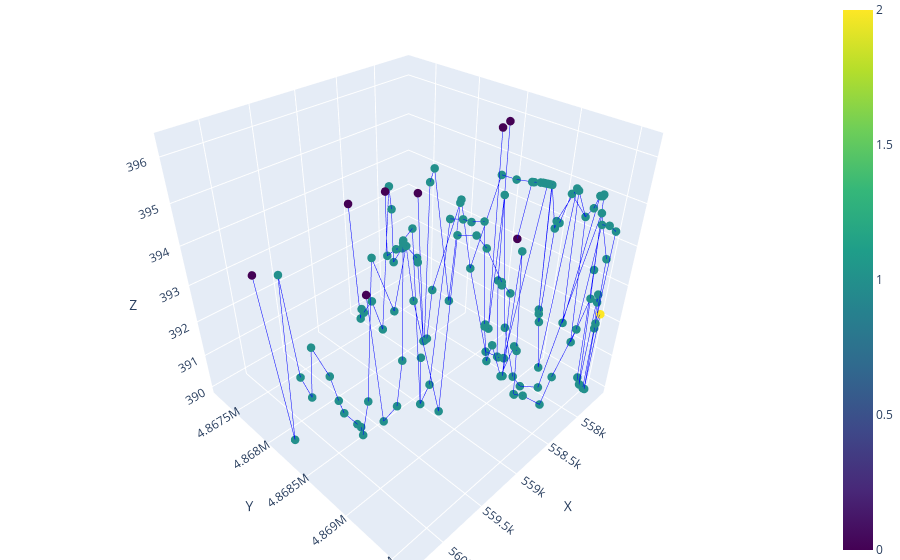

Notebook source saved alongside this figure:
### Code cell
plot_3D_network(nodes, edges, node_color = 'type')

### Figure 1 — Plotly figure (JSON) as saved in the notebook; plotly's stock layout.template omitted (floating-point values rounded to 4 significant figures; data arrays with more than 128 entries replaced by an {"elided": "..."} marker saying what was removed)
{"data": [{"line": {"color": "blue", "width": 1}, "mode": "lines", "showlegend": false, "type": "scatter3d", "x": [558515, 558600.0], "y": [4867230, 4867000.0], "z": [393.4, 390.1]}, {"line": {"color": "blue", "width": 1}, "mode": "lines", "showlegend": false, "type": "scatter3d", "x": [557900.0, 557900.0], "y": [4869000.0, 4869000.0], "z": [390, 390]}, {"line": {"color": "blue", "width": 1}, "mode": "lines", "showlegend": false, "type": "scatter3d", "x": [557900.0, 557900.0], "y": [4869000.0, 4869000.0], "z": [390, 390]}, {"line": {"color": "blue", "width": 1}, "mode": "lines", "showlegend": false, "type": "scatter3d", "x": [557900.0, 557900.0], "y": [4869000.0, 4869000.0], "z": [390, 390]}, {"line": {"color": "blue", "width": 1}, "mode": "lines", "showlegend": false, "type": "scatter3d", "x": [557800.0, 557800.0], "y": [4869000.0, 4869000.0], "z": [394.0, 395]}, {"line": {"color": "blue", "width": 1}, "mode": "lines", "showlegend": false, "type": "scatter3d", "x": [557800.0, 557800.0], "y": [4869000.0, 4869000.0], "z": [394.0, 394.2]}, {"line": {"color": "blue", "width": 1}, "mode": "lines", "showlegend": false, "type": "scatter3d", "x": [557800.0, 557800.0], "y": [4869000.0, 4869000.0], "z": [394.0, 391.4]}, {"line": {"color": "blue", "width": 1}, "mode": "lines", "showlegend": false, "type": "scatter3d", "x": [557800.0, 557700.0], "y": [4869000.0, 4869000.0], "z": [394.2, 395]}, {"line": {"color": "blue", "width": 1}, "mode": "lines", "showlegend": false, "type": "scatter3d", "x": [557800.0, 557800.0], "y": [4869000.0, 4869000.0], "z": [394.2, 394.2]}, {"line": {"color": "blue", "width": 1}, "mode": "lines", "showlegend": false, "type": "scatter3d", "x": [558300.0, 558300.0], "y": [4869000.0, 4869000.0], "z": [390.3, 390.2]}, {"line": {"color": "blue", "width": 1}, "mode": "lines", "showlegend": false, "type": "scatter3d", "x": [558300.0, 558200.0], "y": [4869000.0, 4869000.0], "z": [390.3, 390.1]}, {"line": {"color": "blue", "width": 1}, "mode": "lines", "showlegend": false, "type": "scatter3d", "x": [557900.0, 557900.0], "y": [4869000.0, 4869000.0], "z": [390, 390]}, {"line": {"color": "blue", "width": 1}, "mode": "lines", "showlegend": false, "type": "scatter3d", "x": [557900.0, 557800.0], "y": [4869000.0, 4869000.0], "z": [390, 395]}, {"line": {"color": "blue", "width": 1}, "mode": "lines", "showlegend": false, "type": "scatter3d", "x": [557700.0, 557700.0], "y": [4869000.0, 4869000.0], "z": [395, 395.0]}, {"line": {"color": "blue", "width": 1}, "mode": "lines", "showlegend": false, "type": "scatter3d", "x": [557700.0, 557761], "y": [4869000.0, 4869086], "z": [395, 390]}, {"line": {"color": "blue", "width": 1}, "mode": "lines", "showlegend": false, "type": "scatter3d", "x": [558600.0, 558600.0], "y": [4867000.0, 4867000.0], "z": [390.1, 390.6]}, {"line": {"color": "blue", "width": 1}, "mode": "lines", "showlegend": false, "type": "scatter3d", "x": [557800.0, 557700.0], "y": [4869000.0, 4869000.0], "z": [394.2, 394.9]}, {"line": {"color": "blue", "width": 1}, "mode": "lines", "showlegend": false, "type": "scatter3d", "x": [558200.0, 558100.0], "y": [4869000.0, 4869000.0], "z": [390.1, 390.8]}, {"line": {"color": "blue", "width": 1}, "mode": "lines", "showlegend": false, "type": "scatter3d", "x": [557700.0, 557700.0], "y": [4869000.0, 4869000.0], "z": [395.0, 394.4]}, {"line": {"color": "blue", "width": 1}, "mode": "lines", "showlegend": false, "type": "scatter3d", "x": [557700.0, 557700.0], "y": [4869000.0, 4869000.0], "z": [395.0, 391.5]}, {"line": {"color": "blue", "width": 1}, "mode": "lines", "showlegend": false, "type": "scatter3d", "x": [559200.0, 559400.0], "y": [4869000.0, 4869000.0], "z": [390.7, 393.7]}, {"line": {"color": "blue", "width": 1}, "mode": "lines", "showlegend": false, "type": "scatter3d", "x": [559200.0, 559051], "y": [4869000.0, 4868966], "z": [390.7, 395]}, {"line": {"color": "blue", "width": 1}, "mode": "lines", "showlegend": false, "type": "scatter3d", "x": [557700.0, 557700.0], "y": [4869000.0, 4869000.0], "z": [394.9, 394.4]}, {"line": {"color": "blue", "width": 1}, "mode": "lines", "showlegend": false, "type": "scatter3d", "x": [558600.0, 558600.0], "y": [4867000.0, 4868000.0], "z": [390.6, 390.5]}, {"line": {"color": "blue", "width": 1}, "mode": "lines", "showlegend": false, "type": "scatter3d", "x": [557700.0, 557700.0], "y": [4869000.0, 4869000.0], "z": [394.4, 391.1]}, {"line": {"color": "blue", "width": 1}, "mode": "lines", "showlegend": false, "type": "scatter3d", "x": [557700.0, 557700.0], "y": [4869000.0, 4869000.0], "z": [394.4, 394.7]}, {"line": {"color": "blue", "width": 1}, "mode": "lines", "showlegend": false, "type": "scatter3d", "x": [558100.0, 558000.0], "y": [4869000.0, 4870000.0], "z": [390.8, 392.2]}, {"line": {"color": "blue", "width": 1}, "mode": "lines", "showlegend": false, "type": "scatter3d", "x": [558600.0, 558600.0], "y": [4868000.0, 4868000.0], "z": [390.5, 391.0]}, {"line": {"color": "blue", "width": 1}, "mode": "lines", "showlegend": false, "type": "scatter3d", "x": [557800.0, 557800.0], "y": [4869000.0, 4869000.0], "z": [391.8, 395]}, {"line": {"color": "blue", "width": 1}, "mode": "lines", "showlegend": false, "type": "scatter3d", "x": [557800.0, 557800.0], "y": [4869000.0, 4869000.0], "z": [391.8, 391.6]}, {"line": {"color": "blue", "width": 1}, "mode": "lines", "showlegend": false, "type": "scatter3d", "x": [557800.0, 557800.0], "y": [4869000.0, 4869000.0], "z": [391.8, 395]}, {"line": {"color": "blue", "width": 1}, "mode": "lines", "showlegend": false, "type": "scatter3d", "x": [557800.0, 557800.0], "y": [4869000.0, 4869000.0], "z": [391.6, 391.4]}, {"line": {"color": "blue", "width": 1}, "mode": "lines", "showlegend": false, "type": "scatter3d", "x": [557800.0, 557761], "y": [4869000.0, 4869086], "z": [391.4, 390]}, {"line": {"color": "blue", "width": 1}, "mode": "lines", "showlegend": false, "type": "scatter3d", "x": [557700.0, 557600.0], "y": [4869000.0, 4869000.0], "z": [391.1, 392.4]}, {"line": {"color": "blue", "width": 1}, "mode": "lines", "showlegend": false, "type": "scatter3d", "x": [559051, 558946], "y": [4868966, 4869061], "z": [395, 395]}, {"line": {"color": "blue", "width": 1}, "mode": "lines", "showlegend": false, "type": "scatter3d", "x": [558600.0, 558500.0], "y": [4868000.0, 4868000.0], "z": [391.0, 390]}, {"line": {"color": "blue", "width": 1}, "mode": "lines", "showlegend": false, "type": "scatter3d", "x": [558000.0, 557900.0], "y": [4870000.0, 4870000.0], "z": [392.2, 394.8]}, {"line": {"color": "blue", "width": 1}, "mode": "lines", "showlegend": false, "type": "scatter3d", "x": [557700.0, 557600.0], "y": [4869000.0, 4869000.0], "z": [394.7, 395.0]}, {"line": {"color": "blue", "width": 1}, "mode": "lines", "showlegend": false, "type": "scatter3d", "x": [557600.0, 557700.0], "y": [4869000.0, 4869000.0], "z": [392.4, 390]}, {"line": {"color": "blue", "width": 1}, "mode": "lines", "showlegend": false, "type": "scatter3d", "x": [557600.0, 557600.0], "y": [4869000.0, 4869000.0], "z": [392.4, 395]}, {"line": {"color": "blue", "width": 1}, "mode": "lines", "showlegend": false, "type": "scatter3d", "x": [557900.0, 557900.0], "y": [4870000.0, 4870000.0], "z": [394.8, 394.8]}, {"line": {"color": "blue", "width": 1}, "mode": "lines", "showlegend": false, "type": "scatter3d", "x": [557600.0, 557600.0], "y": [4869000.0, 4869000.0], "z": [393.1, 395]}, {"line": {"color": "blue", "width": 1}, "mode": "lines", "showlegend": false, "type": "scatter3d", "x": [557600.0, 557596], "y": [4869000.0, 4869421], "z": [393.1, 390]}, {"line": {"color": "blue", "width": 1}, "mode": "lines", "showlegend": false, "type": "scatter3d", "x": [558500.0, 558400.0], "y": [4868000.0, 4868000.0], "z": [390, 394.3]}, {"line": {"color": "blue", "width": 1}, "mode": "lines", "showlegend": false, "type": "scatter3d", "x": [558946, 558800.0], "y": [4869061, 4869000.0], "z": [395, 394.6]}, {"line": {"color": "blue", "width": 1}, "mode": "lines", "showlegend": false, "type": "scatter3d", "x": [557700.0, 557671], "y": [4869000.0, 4869486], "z": [390, 390]}, {"line": {"color": "blue", "width": 1}, "mode": "lines", "showlegend": false, "type": "scatter3d", "x": [557700.0, 557700.0], "y": [4869000.0, 4869000.0], "z": [390, 392.7]}, {"line": {"color": "blue", "width": 1}, "mode": "lines", "showlegend": false, "type": "scatter3d", "x": [557671, 557700.0], "y": [4869486, 4870000.0], "z": [390, 390]}, {"line": {"color": "blue", "width": 1}, "mode": "lines", "showlegend": false, "type": "scatter3d", "x": [557671, 557596], "y": [4869486, 4869421], "z": [390, 390]}, {"line": {"color": "blue", "width": 1}, "mode": "lines", "showlegend": false, "type": "scatter3d", "x": [557700.0, 557600.0], "y": [4869000.0, 4869000.0], "z": [391.5, 395.0]}, {"line": {"color": "blue", "width": 1}, "mode": "lines", "showlegend": false, "type": "scatter3d", "x": [557900.0, 557800.0], "y": [4870000.0, 4870000.0], "z": [394.8, 394.6]}, {"line": {"color": "blue", "width": 1}, "mode": "lines", "showlegend": false, "type": "scatter3d", "x": [557700.0, 557700.0], "y": [4870000.0, 4870000.0], "z": [390, 390]}, {"line": {"color": "blue", "width": 1}, "mode": "lines", "showlegend": false, "type": "scatter3d", "x": [557700.0, 557700.0], "y": [4870000.0, 4870000.0], "z": [390, 391.8]}, {"line": {"color": "blue", "width": 1}, "mode": "lines", "showlegend": false, "type": "scatter3d", "x": [557700.0, 557689], "y": [4870000.0, 4869553], "z": [390, 392.3]}, {"line": {"color": "blue", "width": 1}, "mode": "lines", "showlegend": false, "type": "scatter3d", "x": [557700.0, 557700.0], "y": [4870000.0, 4870000.0], "z": [390, 393.7]}, {"line": {"color": "blue", "width": 1}, "mode": "lines", "showlegend": false, "type": "scatter3d", "x": [557689, 557800.0], "y": [4869553, 4870000.0], "z": [392.3, 392.1]}, {"line": {"color": "blue", "width": 1}, "mode": "lines", "showlegend": false, "type": "scatter3d", "x": [559567, 559500.0], "y": [4868494, 4869000.0], "z": [393.6, 390.1]}, {"line": {"color": "blue", "width": 1}, "mode": "lines", "showlegend": false, "type": "scatter3d", "x": [558400.0, 558400.0], "y": [4868000.0, 4868000.0], "z": [394.3, 393.7]}, {"line": {"color": "blue", "width": 1}, "mode": "lines", "showlegend": false, "type": "scatter3d", "x": [558800.0, 558700.0], "y": [4869000.0, 4869000.0], "z": [394.6, 393.8]}, {"line": {"color": "blue", "width": 1}, "mode": "lines", "showlegend": false, "type": "scatter3d", "x": [558400.0, 558500.0], "y": [4868000.0, 4868000.0], "z": [393.7, 392.3]}, {"line": {"color": "blue", "width": 1}, "mode": "lines", "showlegend": false, "type": "scatter3d", "x": [557800.0, 557800.0], "y": [4870000.0, 4870000.0], "z": [394.6, 392.1]}, {"line": {"color": "blue", "width": 1}, "mode": "lines", "showlegend": false, "type": "scatter3d", "x": [557600.0, 557600.0], "y": [4869000.0, 4869000.0], "z": [395.0, 395.0]}, {"line": {"color": "blue", "width": 1}, "mode": "lines", "showlegend": false, "type": "scatter3d", "x": [557600.0, 557600.0], "y": [4869000.0, 4869000.0], "z": [395.0, 395.0]}, {"line": {"color": "blue", "width": 1}, "mode": "lines", "showlegend": false, "type": "scatter3d", "x": [558500.0, 558400.0], "y": [4868000.0, 4868000.0], "z": [392.3, 392.8]}, {"line": {"color": "blue", "width": 1}, "mode": "lines", "showlegend": false, "type": "scatter3d", "x": [557600.0, 557600.0], "y": [4869000.0, 4869000.0], "z": [395.0, 395.0]}, {"line": {"color": "blue", "width": 1}, "mode": "lines", "showlegend": false, "type": "scatter3d", "x": [557600.0, 557600.0], "y": [4869000.0, 4869000.0], "z": [395.0, 395]}, {"line": {"color": "blue", "width": 1}, "mode": "lines", "showlegend": false, "type": "scatter3d", "x": [559500.0, 559400.0], "y": [4869000.0, 4869000.0], "z": [390.1, 390.6]}, {"line": {"color": "blue", "width": 1}, "mode": "lines", "showlegend": false, "type": "scatter3d", "x": [560322, 560236], "y": [4868051, 4868186], "z": [394.3, 390]}, {"line": {"color": "blue", "width": 1}, "mode": "lines", "showlegend": false, "type": "scatter3d", "x": [558400.0, 558400.0], "y": [4868000.0, 4868000.0], "z": [392.8, 392.9]}, {"line": {"color": "blue", "width": 1}, "mode": "lines", "showlegend": false, "type": "scatter3d", "x": [558400.0, 558500.0], "y": [4868000.0, 4868000.0], "z": [392.8, 392.7]}, {"line": {"color": "blue", "width": 1}, "mode": "lines", "showlegend": false, "type": "scatter3d", "x": [558700.0, 558700.0], "y": [4869000.0, 4869000.0], "z": [393.8, 393.7]}, {"line": {"color": "blue", "width": 1}, "mode": "lines", "showlegend": false, "type": "scatter3d", "x": [558700.0, 558600.0], "y": [4869000.0, 4869000.0], "z": [393.8, 393.4]}, {"line": {"color": "blue", "width": 1}, "mode": "lines", "showlegend": false, "type": "scatter3d", "x": [558400.0, 558400.0], "y": [4868000.0, 4868000.0], "z": [392.9, 392.6]}, {"line": {"color": "blue", "width": 1}, "mode": "lines", "showlegend": false, "type": "scatter3d", "x": [557700.0, 557700.0], "y": [4869000.0, 4870000.0], "z": [392.7, 392.5]}, {"line": {"color": "blue", "width": 1}, "mode": "lines", "showlegend": false, "type": "scatter3d", "x": [559400.0, 559300.0], "y": [4869000.0, 4869000.0], "z": [390.6, 391.9]}, {"line": {"color": "blue", "width": 1}, "mode": "lines", "showlegend": false, "type": "scatter3d", "x": [557700.0, 557700.0], "y": [4870000.0, 4870000.0], "z": [392.5, 391.8]}, {"line": {"color": "blue", "width": 1}, "mode": "lines", "showlegend": false, "type": "scatter3d", "x": [558600.0, 558500.0], "y": [4869000.0, 4869000.0], "z": [393.4, 391.0]}, {"line": {"color": "blue", "width": 1}, "mode": "lines", "showlegend": false, "type": "scatter3d", "x": [558011, 558000.0], "y": [4868669, 4869000.0], "z": [396.3, 392.4]}, {"line": {"color": "blue", "width": 1}, "mode": "lines", "showlegend": false, "type": "scatter3d", "x": [559300.0, 559300.0], "y": [4869000.0, 4869000.0], "z": [391.9, 394.9]}, {"line": {"color": "blue", "width": 1}, "mode": "lines", "showlegend": false, "type": "scatter3d", "x": [559300.0, 559200.0], "y": [4869000.0, 4869000.0], "z": [394.9, 395]}, {"line": {"color": "blue", "width": 1}, "mode": "lines", "showlegend": false, "type": "scatter3d", "x": [558000.0, 557900.0], "y": [4869000.0, 4869000.0], "z": [392.4, 390]}, {"line": {"color": "blue", "width": 1}, "mode": "lines", "showlegend": false, "type": "scatter3d", "x": [560236, 560200.0], "y": [4868186, 4868000.0], "z": [390, 394.4]}, {"line": {"color": "blue", "width": 1}, "mode": "lines", "showlegend": false, "type": "scatter3d", "x": [558400.0, 558400.0], "y": [4868000.0, 4868000.0], "z": [392.6, 392.5]}, {"line": {"color": "blue", "width": 1}, "mode": "lines", "showlegend": false, "type": "scatter3d", "x": [558500.0, 558400.0], "y": [4869000.0, 4869000.0], "z": [391.0, 394.2]}, {"line": {"color": "blue", "width": 1}, "mode": "lines", "showlegend": false, "type": "scatter3d", "x": [558400.0, 558300.0], "y": [4868000.0, 4868000.0], "z": [392.5, 390]}, {"line": {"color": "blue", "width": 1}, "mode": "lines", "showlegend": false, "type": "scatter3d", "x": [560200.0, 560100.0], "y": [4868000.0, 4868000.0], "z": [394.4, 391.8]}, {"line": {"color": "blue", "width": 1}, "mode": "lines", "showlegend": false, "type": "scatter3d", "x": [558126, 558200.0], "y": [4868680, 4869000.0], "z": [396.2, 391.2]}, {"line": {"color": "blue", "width": 1}, "mode": "lines", "showlegend": false, "type": "scatter3d", "x": [559200.0, 559100.0], "y": [4869000.0, 4869000.0], "z": [395, 390.3]}, {"line": {"color": "blue", "width": 1}, "mode": "lines", "showlegend": false, "type": "scatter3d", "x": [558300.0, 558300.0], "y": [4868000.0, 4868000.0], "z": [390, 390.0]}, {"line": {"color": "blue", "width": 1}, "mode": "lines", "showlegend": false, "type": "scatter3d", "x": [558300.0, 558345], "y": [4868000.0, 4867990], "z": [390, 394.3]}, {"line": {"color": "blue", "width": 1}, "mode": "lines", "showlegend": false, "type": "scatter3d", "x": [558300.0, 558300.0], "y": [4868000.0, 4868000.0], "z": [390.0, 390.1]}, {"line": {"color": "blue", "width": 1}, "mode": "lines", "showlegend": false, "type": "scatter3d", "x": [558300.0, 558300.0], "y": [4868000.0, 4868000.0], "z": [390.0, 394.6]}, {"line": {"color": "blue", "width": 1}, "mode": "lines", "showlegend": false, "type": "scatter3d", "x": [558400.0, 558400.0], "y": [4869000.0, 4869000.0], "z": [394.2, 391.5]}, {"line": {"color": "blue", "width": 1}, "mode": "lines", "showlegend": false, "type": "scatter3d", "x": [558200.0, 558200.0], "y": [4869000.0, 4869000.0], "z": [391.2, 394.9]}, {"line": {"color": "blue", "width": 1}, "mode": "lines", "showlegend": false, "type": "scatter3d", "x": [558300.0, 558300.0], "y": [4868000.0, 4868000.0], "z": [390.1, 391.7]}, {"line": {"color": "blue", "width": 1}, "mode": "lines", "showlegend": false, "type": "scatter3d", "x": [560100.0, 560100.0], "y": [4868000.0, 4868000.0], "z": [391.8, 391.2]}, {"line": {"color": "blue", "width": 1}, "mode": "lines", "showlegend": false, "type": "scatter3d", "x": [558522, 558500.0], "y": [4867747, 4868000.0], "z": [394.2, 392.5]}, {"line": {"color": "blue", "width": 1}, "mode": "lines", "showlegend": false, "type": "scatter3d", "x": [558300.0, 558200.0], "y": [4868000.0, 4868000.0], "z": [391.7, 394.2]}, {"line": {"color": "blue", "width": 1}, "mode": "lines", "showlegend": false, "type": "scatter3d", "x": [558200.0, 558100.0], "y": [4869000.0, 4869000.0], "z": [394.9, 391.5]}, {"line": {"color": "blue", "width": 1}, "mode": "lines", "showlegend": false, "type": "scatter3d", "x": [559100.0, 559100.0], "y": [4869000.0, 4869000.0], "z": [390.3, 391.7]}, {"line": {"color": "blue", "width": 1}, "mode": "lines", "showlegend": false, "type": "scatter3d", "x": [559100.0, 559000.0], "y": [4869000.0, 4869000.0], "z": [390.3, 390.8]}, {"line": {"color": "blue", "width": 1}, "mode": "lines", "showlegend": false, "type": "scatter3d", "x": [560100.0, 560000.0], "y": [4868000.0, 4868000.0], "z": [391.2, 392.5]}, {"line": {"color": "blue", "width": 1}, "mode": "lines", "showlegend": false, "type": "scatter3d", "x": [558500.0, 558500.0], "y": [4868000.0, 4868000.0], "z": [392.5, 392.7]}, {"line": {"color": "blue", "width": 1}, "mode": "lines", "showlegend": false, "type": "scatter3d", "x": [560000.0, 559900.0], "y": [4868000.0, 4868000.0], "z": [392.5, 391.7]}, {"line": {"color": "blue", "width": 1}, "mode": "lines", "showlegend": false, "type": "scatter3d", "x": [559000.0, 558901], "y": [4869000.0, 4868781], "z": [390.8, 395]}, {"line": {"color": "blue", "width": 1}, "mode": "lines", "showlegend": false, "type": "scatter3d", "x": [558100.0, 558100.0], "y": [4869000.0, 4869000.0], "z": [391.5, 390.2]}, {"line": {"color": "blue", "width": 1}, "mode": "lines", "showlegend": false, "type": "scatter3d", "x": [559900.0, 559800.0], "y": [4868000.0, 4868000.0], "z": [391.7, 390.8]}, {"line": {"color": "blue", "width": 1}, "mode": "lines", "showlegend": false, "type": "scatter3d", "x": [558901, 558800.0], "y": [4868781, 4869000.0], "z": [395, 395]}, {"line": {"color": "blue", "width": 1}, "mode": "lines", "showlegend": false, "type": "scatter3d", "x": [558200.0, 558100.0], "y": [4868000.0, 4868000.0], "z": [394.2, 394.3]}, {"line": {"color": "blue", "width": 1}, "mode": "lines", "showlegend": false, "type": "scatter3d", "x": [558200.0, 558200.0], "y": [4868000.0, 4868000.0], "z": [394.2, 391.4]}, {"line": {"color": "blue", "width": 1}, "mode": "lines", "showlegend": false, "type": "scatter3d", "x": [558100.0, 558131], "y": [4869000.0, 4869116], "z": [390.2, 390]}, {"line": {"color": "blue", "width": 1}, "mode": "lines", "showlegend": false, "type": "scatter3d", "x": [558100.0, 558100.0], "y": [4868000.0, 4868000.0], "z": [394.3, 392.5]}, {"line": {"color": "blue", "width": 1}, "mode": "lines", "showlegend": false, "type": "scatter3d", "x": [559800.0, 559800.0], "y": [4868000.0, 4868000.0], "z": [390.8, 390.4]}, {"line": {"color": "blue", "width": 1}, "mode": "lines", "showlegend": false, "type": "scatter3d", "x": [558300.0, 558301], "y": [4868000.0, 4868141], "z": [394.6, 395]}, {"line": {"color": "blue", "width": 1}, "mode": "lines", "showlegend": false, "type": "scatter3d", "x": [558131, 558000.0], "y": [4869116, 4869000.0], "z": [390, 390]}, {"line": {"color": "blue", "width": 1}, "mode": "lines", "showlegend": false, "type": "scatter3d", "x": [559800.0, 559700.0], "y": [4868000.0, 4868000.0], "z": [390.4, 390.1]}, {"line": {"color": "blue", "width": 1}, "mode": "lines", "showlegend": false, "type": "scatter3d", "x": [558301, 558200.0], "y": [4868141, 4868000.0], "z": [395, 391.4]}, {"line": {"color": "blue", "width": 1}, "mode": "lines", "showlegend": false, "type": "scatter3d", "x": [558800.0, 558800.0], "y": [4869000.0, 4869000.0], "z": [395, 395.0]}, {"line": {"color": "blue", "width": 1}, "mode": "lines", "showlegend": false, "type": "scatter3d", "x": [558100.0, 558000.0], "y": [4868000.0, 4869000.0], "z": [392.5, 395]}, {"line": {"color": "blue", "width": 1}, "mode": "lines", "showlegend": false, "type": "scatter3d", "x": [558100.0, 558000.0], "y": [4868000.0, 4869000.0], "z": [392.5, 390]}, {"line": {"color": "blue", "width": 1}, "mode": "lines", "showlegend": false, "type": "scatter3d", "x": [558800.0, 558700.0], "y": [4869000.0, 4869000.0], "z": [395.0, 395.0]}, {"line": {"color": "blue", "width": 1}, "mode": "lines", "showlegend": false, "type": "scatter3d", "x": [559700.0, 559700.0], "y": [4868000.0, 4868000.0], "z": [390.1, 390.1]}, {"line": {"color": "blue", "width": 1}, "mode": "lines", "showlegend": false, "type": "scatter3d", "x": [559700.0, 559736], "y": [4868000.0, 4868546], "z": [390.1, 390]}, {"line": {"color": "blue", "width": 1}, "mode": "lines", "showlegend": false, "type": "scatter3d", "x": [558000.0, 557700.0], "y": [4869000.0, 4869000.0], "z": [390, 394.7]}, {"line": {"color": "blue", "width": 1}, "mode": "lines", "showlegend": false, "type": "scatter3d", "x": [558700.0, 558700.0], "y": [4869000.0, 4869000.0], "z": [395.0, 392.5]}, {"line": {"color": "blue", "width": 1}, "mode": "lines", "showlegend": false, "type": "scatter3d", "x": [559736, 559700.0], "y": [4868546, 4869000.0], "z": [390, 391.1]}, {"line": {"color": "blue", "width": 1}, "mode": "lines", "showlegend": false, "type": "scatter3d", "x": [558700.0, 558700.0], "y": [4869000.0, 4869000.0], "z": [392.5, 392.5]}, {"line": {"color": "blue", "width": 1}, "mode": "lines", "showlegend": false, "type": "scatter3d", "x": [558700.0, 558700.0], "y": [4869000.0, 4869000.0], "z": [392.5, 391.5]}, {"line": {"color": "blue", "width": 1}, "mode": "lines", "showlegend": false, "type": "scatter3d", "x": [558000.0, 557900.0], "y": [4869000.0, 4869000.0], "z": [395, 395]}, {"line": {"color": "blue", "width": 1}, "mode": "lines", "showlegend": false, "type": "scatter3d", "x": [559700.0, 559600.0], "y": [4869000.0, 4869000.0], "z": [391.1, 394.7]}, {"line": {"color": "blue", "width": 1}, "mode": "lines", "showlegend": false, "type": "scatter3d", "x": [558700.0, 558600.0], "y": [4869000.0, 4869000.0], "z": [391.5, 391.9]}, {"line": {"color": "blue", "width": 1}, "mode": "lines", "showlegend": false, "type": "scatter3d", "x": [559600.0, 559500.0], "y": [4869000.0, 4869000.0], "z": [394.7, 393.5]}, {"line": {"color": "blue", "width": 1}, "mode": "lines", "showlegend": false, "type": "scatter3d", "x": [558600.0, 558500.0], "y": [4869000.0, 4869000.0], "z": [391.9, 391.0]}, {"line": {"color": "blue", "width": 1}, "mode": "lines", "showlegend": false, "type": "scatter3d", "x": [557900.0, 557900.0], "y": [4869000.0, 4869000.0], "z": [395, 395]}, {"line": {"color": "blue", "width": 1}, "mode": "lines", "showlegend": false, "type": "scatter3d", "x": [558500.0, 558400.0], "y": [4869000.0, 4869000.0], "z": [391.0, 391.7]}, {"line": {"color": "blue", "width": 1}, "mode": "lines", "showlegend": false, "type": "scatter3d", "x": [557700.0, 557700.0], "y": [4869000.0, 4870000.0], "z": [394.7, 393.7]}, {"line": {"color": "blue", "width": 1}, "mode": "lines", "showlegend": false, "type": "scatter3d", "x": [557900.0, 557900.0], "y": [4869000.0, 4869000.0], "z": [395, 395]}, {"line": {"color": "blue", "width": 1}, "mode": "lines", "showlegend": false, "type": "scatter3d", "x": [557900.0, 557952], "y": [4869000.0, 4868811], "z": [395, 393.6]}, {"line": {"color": "blue", "width": 1}, "mode": "lines", "showlegend": false, "type": "scatter3d", "x": [557900.0, 557900.0], "y": [4869000.0, 4869000.0], "z": [395, 395]}, {"line": {"color": "blue", "width": 1}, "mode": "lines", "showlegend": false, "type": "scatter3d", "x": [559500.0, 559500.0], "y": [4869000.0, 4869000.0], "z": [393.5, 395]}, {"line": {"color": "blue", "width": 1}, "mode": "lines", "showlegend": false, "type": "scatter3d", "x": [557900.0, 557800.0], "y": [4869000.0, 4869000.0], "z": [395, 395]}, {"line": {"color": "blue", "width": 1}, "mode": "lines", "showlegend": false, "type": "scatter3d", "x": [558300.0, 558400.0], "y": [4869000.0, 4869000.0], "z": [390.2, 391.5]}, {"line": {"color": "blue", "width": 1}, "mode": "lines", "showlegend": false, "type": "scatter3d", "x": [558300.0, 558300.0], "y": [4869000.0, 4869000.0], "z": [390.2, 390.2]}, {"line": {"color": "blue", "width": 1}, "mode": "lines", "showlegend": false, "type": "scatter3d", "x": [558000.0, 557900.0], "y": [4869000.0, 4869000.0], "z": [390, 390]}, {"line": {"color": "blue", "width": 1}, "mode": "lines", "showlegend": false, "type": "scatter3d", "x": [557800.0, 557800.0], "y": [4869000.0, 4869000.0], "z": [395, 395]}, {"line": {"color": "blue", "width": 1}, "mode": "lines", "showlegend": false, "type": "scatter3d", "x": [557800.0, 557800.0], "y": [4869000.0, 4869000.0], "z": [395, 395]}, {"line": {"color": "blue", "width": 1}, "mode": "lines", "showlegend": false, "type": "scatter3d", "x": [557800.0, 557800.0], "y": [4869000.0, 4869000.0], "z": [395, 395]}, {"line": {"color": "blue", "width": 1}, "mode": "lines", "showlegend": false, "type": "scatter3d", "x": [557800.0, 557800.0], "y": [4869000.0, 4869000.0], "z": [395, 395]}, {"line": {"color": "blue", "width": 1}, "mode": "lines", "showlegend": false, "type": "scatter3d", "x": [558400.0, 558400.0], "y": [4869000.0, 4869000.0], "z": [391.7, 391.5]}, {"line": {"color": "blue", "width": 1}, "mode": "lines", "showlegend": false, "type": "scatter3d", "x": [557800.0, 557800.0], "y": [4869000.0, 4869000.0], "z": [395, 395]}, {"line": {"color": "blue", "width": 1}, "mode": "lines", "showlegend": false, "type": "scatter3d", "x": [559500.0, 559400.0], "y": [4869000.0, 4869000.0], "z": [395, 393.7]}, {"line": {"color": "blue", "width": 1}, "mode": "lines", "showlegend": false, "type": "scatter3d", "x": [557800.0, 557800.0], "y": [4869000.0, 4869000.0], "z": [395, 395]}, {"line": {"color": "blue", "width": 1}, "mode": "lines", "showlegend": false, "type": "scatter3d", "x": [557800.0, 557800.0], "y": [4869000.0, 4869000.0], "z": [395, 395]}, {"line": {"color": "blue", "width": 1}, "mode": "lines", "showlegend": false, "type": "scatter3d", "x": [557800.0, 557800.0], "y": [4869000.0, 4869000.0], "z": [395, 395]}, {"line": {"color": "blue", "width": 1}, "mode": "lines", "showlegend": false, "type": "scatter3d", "x": [557800.0, 557800.0], "y": [4869000.0, 4869000.0], "z": [395, 395]}, {"line": {"color": "blue", "width": 1}, "mode": "lines", "showlegend": false, "type": "scatter3d", "x": [557800.0, 557800.0], "y": [4869000.0, 4869000.0], "z": [395, 395]}, {"marker": {"color": {"elided": "147 int values"}, "colorscale": [[0, "#440154"], [0.1111, "#482878"], [0.2222, "#3e4989"], [0.3333, "#31688e"], [0.4444, "#26828e"], [0.5556, "#1f9e89"], [0.6667, "#35b779"], [0.7778, "#6ece58"], [0.8889, "#b5de2b"], [1, "#fde725"]], "showscale": true, "size": 5}, "mode": "markers", "showlegend": false, "type": "scatter3d", "x": {"elided": "147 float values"}, "y": {"elided": "147 float values"}, "z": {"elided": "147 float values"}}], "layout": {"margin": {"b": 0, "l": 0, "r": 0, "t": 0}, "scene": {"xaxis": {"title": {"text": "X"}}, "yaxis": {"title": {"text": "Y"}}, "zaxis": {"title": {"text": "Z"}}}}}
